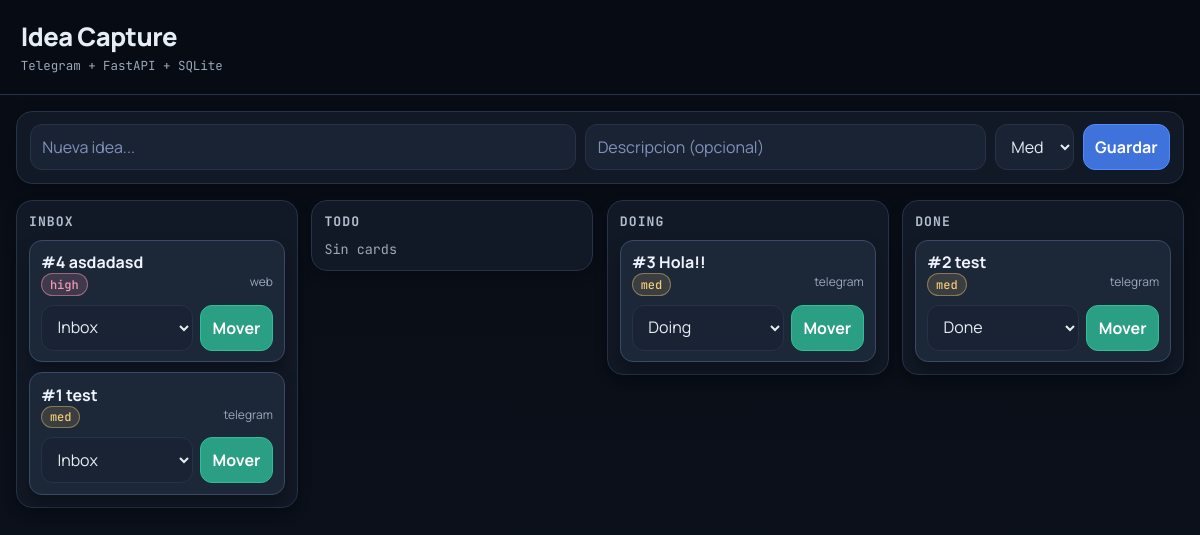
The app's page /, older data.
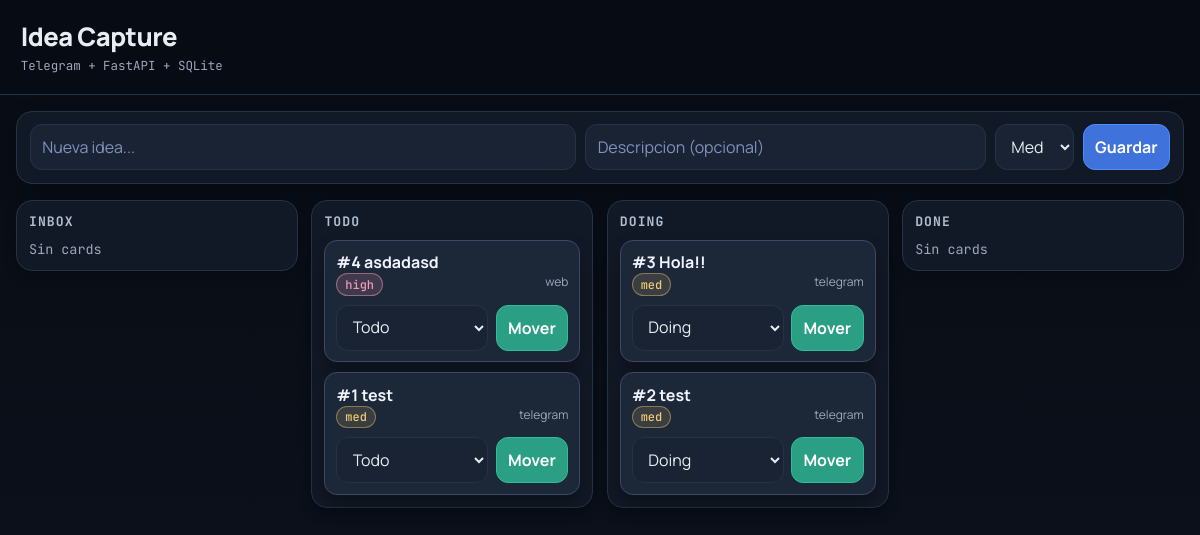
The same page, newer data.
### app/models.py (models this page shows)
class Idea(Base):
    __tablename__ = "ideas"
    id: Mapped[int] = mapped_column(Integer, primary_key=True, index=True)
    title: Mapped[str] = mapped_column(String(180), nullable=False)
    description: Mapped[str | None] = mapped_column(Text, nullable=True)
    status: Mapped[str] = mapped_column(String(20), default="inbox", nullable=False, index=True)
    priority: Mapped[str] = mapped_column(String(20), default="med", nullable=False)
    source: Mapped[str] = mapped_column(String(20), default="web", nullable=False)
    telegram_user_id: Mapped[int | None] = mapped_column(Integer, nullable=True, index=True)
    created_at: Mapped[datetime] = mapped_column(DateTime, default=datetime.utcnow, nullable=False)
    updated_at: Mapped[datetime] = mapped_column(
        DateTime,
        default=datetime.utcnow,
        onupdate=datetime.utcnow,
        nullable=False,
    )

### app/main.py (the view)
@app.get("/", response_class=HTMLResponse)
def kanban(request: Request, db: Session = Depends(get_db)) -> HTMLResponse:
    grouped = crud.list_ideas_by_status(db)
    context = {"request": request, "grouped": grouped, "statuses": ["inbox", "todo", "doing", "done"]}
    return templates.TemplateResponse("kanban.html", context)

### app/templates/kanban.html (shortened to what this page needs)
{% extends "base.html" %}
{% block content %}
<section class="create-panel">
  <form
    hx-post="/ideas"
    hx-target="#board"
    hx-swap="outerHTML"
    class="new-idea-form"
  >
    <input type="text" name="title" placeholder="Nueva idea..." required maxlength="180" />
    <input type="text" name="description" placeholder="Descripcion (opcional)" />
    <select name="priority">
      <option value="med" selected>Med</option>
    </select>
    <button type="submit">Guardar</button>
  </form>
</section>
{% include "partials/board.html" %}
{% endblock %}

### app/templates/partials/card.html (shortened to what this page needs)
<div class="card" draggable="true" data-card-status="{{ idea.status }}">
  <button
    type="button"
    class="title title-btn"
    hx-get="/ideas/{{ idea.id }}/modal"
    hx-target="#modal-root"
    hx-swap="innerHTML"
    hx-push-url="false"
  >
    #{{ idea.id }} {{ idea.title }}
  </button>
  <div class="meta">
    <span class="priority priority-{{ idea.priority }}">{{ idea.priority }}</span>
    <span>{{ idea.source }}</span>
  </div>
  <form
    hx-post="/ideas/{{ idea.id }}/status"
    hx-target="#board"
    hx-swap="outerHTML"
    class="move-form"
  >
    <select name="status">
      <option value="inbox" {% if idea.status == "inbox" %}selected{% endif %}>Inbox</option>
      <option value="todo" {% if idea.status == "todo" %}selected{% endif %}>Todo</option>
      <option value="doing" {% if idea.status == "doing" %}selected{% endif %}>Doing</option>
      <option value="done" {% if idea.status == "done" %}selected{% endif %}>Done</option>
    </select>
    <button type="submit">Mover</button>
  </form>
</div>

Row changes from the older to the newer data that the page shows:
changed Idea "asdadasd": moves from the list under "INBOX" to the list under "TODO"
changed Idea id 1: moves from the list under "INBOX" to the list under "TODO"
changed Idea id 2: moves from the list under "DONE" to the list under "DOING"
Text that changed along with them:
new list line: "Sin cards"
list line gone: "Sin cards"
